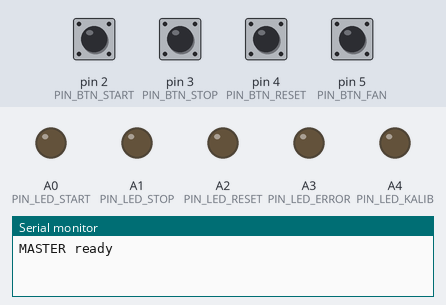
Simulated run of this sketch. Board: Arduino Uno, built with avr-gcc and run on an emulated ATmega328P. Parts: output pins drawn as LEDs (lit = HIGH), the last lines printed to the serial monitor. The test bench sets the inputs (shaded band); at power-on: pin 2 (PIN_BTN_START), pin 3 (PIN_BTN_STOP), pin 4 (PIN_BTN_RESET), pin 5 (PIN_BTN_FAN) HIGH. No radio packets arrive unless stated.

Above: at 1.2 s.
1.3 s: pin 2 (PIN_BTN_START) pulled LOW for 0.15 s
At 2.4 s:
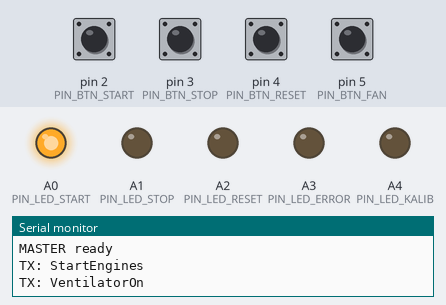
2.9 s: pin 3 (PIN_BTN_STOP) pulled LOW for 0.15 s
At 3.6 s:
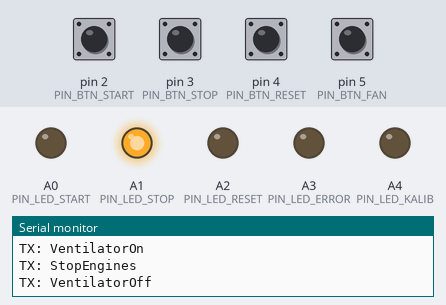
4.5 s: pin 4 (PIN_BTN_RESET) pulled LOW for 0.15 s
At 4.57 s:
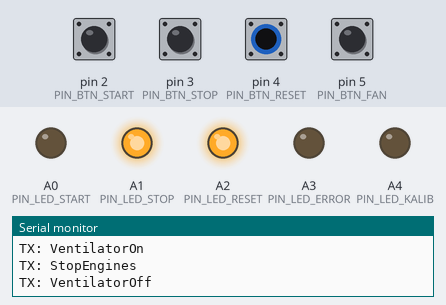
9.1 s: pin 2 (PIN_BTN_START) pulled LOW for 1 s
At 9.5 s:
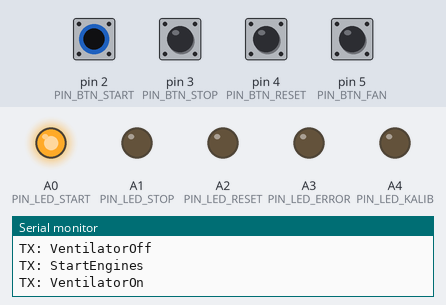
Timing chart, 0 to 12.1 s (numbered marks = the images above; inputs shaded):
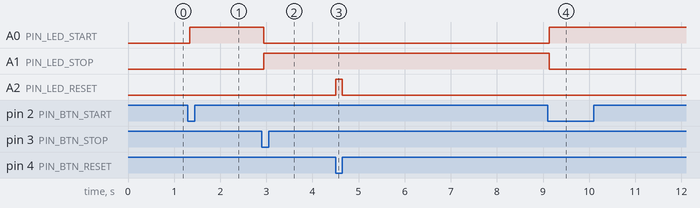

Measured:
- after the input at 1.3 s, A0 (PIN_LED_START): LOW → HIGH at once
- after the input at 2.9 s, A0 (PIN_LED_START): HIGH → LOW at once; A1 (PIN_LED_STOP): LOW → HIGH at once
- after the input at 4.5 s, A2 (PIN_LED_RESET): LOW → HIGH at once, → LOW 0.15 s later
- after the input at 9.1 s, A0 (PIN_LED_START): LOW → HIGH at once; A1 (PIN_LED_STOP): HIGH → LOW at once

The sketch:

Slave.ino
```cpp
#include <SPI.h>
#include <RF24.h>

// ---------------- RF24 ----------------
RF24 radio(7, 8);                  // CE, CSN
const byte ADDR_SM[6] = "SM001";   // Slave → Master
const byte ADDR_MS[6] = "MS001";   // Master → Slave

// ---------------- PINS (MASTER) ----------------
// Buttons (INPUT_PULLUP)
#define PIN_BTN_START      2   // D2
#define PIN_BTN_STOP       3   // D3
#define PIN_BTN_RESET      4   // D4
#define PIN_BTN_FAN        5   // D5

// LEDs (OUTPUT)
#define PIN_LED_START      A0
#define PIN_LED_STOP       A1
#define PIN_LED_RESET      A2
#define PIN_LED_ERROR      A3  // blijft uit (geen errorsysteem)
#define PIN_LED_KALIB      A4  // (nog niet gebruikt)

// ---------------- Data ----------------
uint8_t sensorBits[16] = {0};
int potValue = -1;

// ---------------- Debounce ----------------
struct Btn {
  uint8_t pin;
  bool lastRead;
  bool stable;
  unsigned long lastChange;
};

const unsigned long DEB_MS = 40;

Btn bStart { PIN_BTN_START, HIGH, HIGH, 0 };
Btn bStop  { PIN_BTN_STOP,  HIGH, HIGH, 0 };
Btn bReset { PIN_BTN_RESET, HIGH, HIGH, 0 };
Btn bFan   { PIN_BTN_FAN,   HIGH, HIGH, 0 };

static inline bool buttonPressedEdge(Btn &b) {
  bool r = digitalRead(b.pin);

  if (r != b.lastRead) {
    b.lastRead = r;
    b.lastChange = millis();
  }
  if (millis() - b.lastChange < DEB_MS) return false;

  if (r != b.stable) {
    b.stable = r;
    if (b.stable == LOW) return true;  // edge: ingedrukt
  }
  return false;
}

static inline bool buttonIsPressed(const Btn &b) {
  return (digitalRead(b.pin) == LOW);
}

// ---------------- RF send ----------------
static inline void sendText(const char* msg) {
  radio.stopListening();
  radio.write(msg, strlen(msg) + 1);
  radio.startListening();
}

// ---------------- Helpers ----------------
static inline void setStartStopLeds(bool startOn, bool stopOn) {
  digitalWrite(PIN_LED_START, startOn ? HIGH : LOW);
  digitalWrite(PIN_LED_STOP,  stopOn  ? HIGH : LOW);
}

// -------------------------------------------------
void setup() {
  Serial.begin(9600);

  // Buttons
  pinMode(PIN_BTN_START, INPUT_PULLUP);
  pinMode(PIN_BTN_STOP,  INPUT_PULLUP);
  pinMode(PIN_BTN_RESET, INPUT_PULLUP);
  pinMode(PIN_BTN_FAN,   INPUT_PULLUP);

  // LEDs
  pinMode(PIN_LED_START, OUTPUT);
  pinMode(PIN_LED_STOP,  OUTPUT);
  pinMode(PIN_LED_RESET, OUTPUT);
  pinMode(PIN_LED_ERROR, OUTPUT);
  pinMode(PIN_LED_KALIB, OUTPUT);

  // Default LEDs
  setStartStopLeds(false, false);
  digitalWrite(PIN_LED_RESET, LOW);
  digitalWrite(PIN_LED_ERROR, LOW);
  digitalWrite(PIN_LED_KALIB, LOW);

  // RF init
  radio.begin();
  radio.setDataRate(RF24_250KBPS);
  radio.setChannel(100);
  radio.setPALevel(RF24_PA_LOW);

  radio.openReadingPipe(0, ADDR_SM);   // slave → master
  radio.openWritingPipe(ADDR_MS);      // master → slave
  radio.startListening();

  Serial.println("MASTER ready");
}

// -------------------------------------------------
void loop() {
  // Reset LED volgt knop
  digitalWrite(PIN_LED_RESET, buttonIsPressed(bReset) ? HIGH : LOW);

  // ----- RX verwerken -----
  if (radio.available()) {
    char msg[32] = {0};
    radio.read(msg, sizeof(msg));

    // BITSTRING: B0000000000000000
    if (msg[0] == 'B' && strlen(msg) >= 17) {
      for (int i = 0; i < 16; i++) sensorBits[i] = (msg[1 + i] == '1') ? 1 : 0;

      Serial.print("BITS: ");
      for (int i = 0; i < 16; i++) Serial.print(sensorBits[i]);
      Serial.println();
    }
    // POT: P123
    else if (msg[0] == 'P') {
      potValue = atoi(msg + 1);
      Serial.print("POT: ");
      Serial.println(potValue);
    }
    // STATUS
    else {
      Serial.print("STATUS: ");
      Serial.println(msg);
    }
  }

  // ----- Knop events (debounced edges) -----
  bool startEdge = buttonPressedEdge(bStart);
  bool stopEdge  = buttonPressedEdge(bStop);
  bool fanEdge   = buttonPressedEdge(bFan);

  // ----- START -----
  if (startEdge) {
    setStartStopLeds(true, false);

    sendText("StartEngines");
    sendText("VentilatorOn");

    Serial.println("TX: StartEngines");
    Serial.println("TX: VentilatorOn");
  }

  // ----- STOP -----
  if (stopEdge) {
    setStartStopLeds(false, true);

    sendText("StopEngines");
    sendText("VentilatorOff");

    Serial.println("TX: StopEngines");
    Serial.println("TX: VentilatorOff");
  }

  // ----- FAN BUTTON = FAN OFF -----
  if (fanEdge) {
    sendText("VentilatorOff");
    Serial.println("TX: VentilatorOff");
  }
}
```
